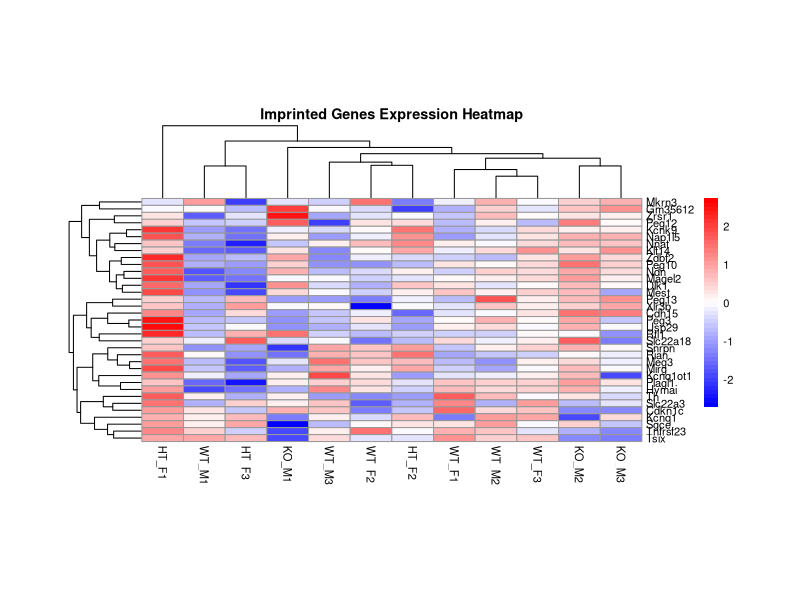

This figure's R source:
###############################################################################
# Author: Kylee Duczyminski
# About: This script will generate a heatmap for the 112 published imprinted genes
# in adult mice.
# Input: data/raw/HIP_RNA-TPM.xlsx
#        data/processed/HIP_RNA-AlSp_parentalASE_imprinting_analysis.csv
# Output: figures/HIP_RNA-TPM_heatmap_112_published_genes.pdf
###############################################################################

# Load libraries
library(tidyverse)
library(readxl)
library(pheatmap)
library(readr)
library(dplyr)

# Set working directory
setwd("/Users/kyleeduczyminski/Documents/Iwase-Lab/Kylee-Project")

# Load data
tpm <- read_excel("data/raw/HIP_RNA-TPM.xlsx")
imprinted_genes <- read_csv("data/processed/HIP_RNA-AlSp_parentalASE_imprinting_analysis.csv")

# Filter out genes that are not considered imprinted in the imprinted_genes dataset
imprinted_genes_filtered <- imprinted_genes %>%
  filter(Overall_Expression_Status != "Not Imprinted")

# If Gene_Name from imprinted_genes is present in tpm, then keep that row in tpm
tpm_imprinted <- tpm %>%
  filter(Gene_Name %in% imprinted_genes_filtered$Gene_Name)

# Select sample columns
old_names <- c("1_S245", "2_S246", "3_S247", "4_S248", "5_S249", "6_S250", 
               "7_S251", "8_S252", "9_S253", "10_S254", "11_S255", "12_S256")

new_names <- c("WT_F1", "HT_F1", "HT_F2", "KO_M3", "WT_M1", "WT_M2", 
               "HT_F3", "WT_F2", "WT_F3", "KO_M1", "WT_M3", "KO_M2")

# Rename columns manually
colnames(tpm_imprinted)[match(old_names, colnames(tpm_imprinted))] <- new_names

# Organize the columns by genotype and number: WT_M, WT_F, HT_F, KO_M
ordered_columns <- c("WT_M1", "WT_M2", "WT_M3", "WT_F1", "WT_F2", "WT_F3", 
                     "HT_F1", "HT_F2", "HT_F3", "KO_M1", "KO_M2", "KO_M3")
tpm_imprinted <- tpm_imprinted %>% select(Gene_Name, all_of(ordered_columns))

# Prepare data for heatmap
heatmap_data <- tpm_imprinted %>%
  column_to_rownames("Gene_Name") %>%
  as.matrix()

# # Replace any NA, NaN, or Inf values with 0
# heatmap_data[is.na(heatmap_data)] <- 0
# heatmap_data[is.infinite(heatmap_data)] <- 0

# Replace any 0s in tpm with a value of NA
heatmap_data[heatmap_data == 0] <- NA

# Log-transform TPM values
heatmap_data <- log2(heatmap_data)

# # Filter out genes with all zeros or mostly zeros
# heatmap_data <- heatmap_data[rowSums(heatmap_data) > 0, ]

# Change NA values to 0
heatmap_data[is.na(heatmap_data)] <- 0

# Remove rows with zero variance
heatmap_data <- heatmap_data[apply(heatmap_data, 1, var) != 0, ]

# Create heatmap
pdf("figures/published_imprinted_genes_heatmap.pdf", width = 12, height = 20)
pheatmap(heatmap_data,
         main = "Imprinted Genes Expression Heatmap",
         cluster_rows = TRUE,
         cluster_cols = TRUE,
         show_rownames = TRUE,
         show_colnames = TRUE,
         fontsize = 8,
         cellwidth = 30,
         cellheight = 5,
         color = colorRampPalette(c("blue", "white", "red"))(50),
         scale = "row")
dev.off()

# Heatmap that keeps the genes with zero expression at the bottom

# # Separate genes into two groups
# heatmap_data_nonzero <- heatmap_data[rowSums(heatmap_data) > 0, ]
# heatmap_data_zero <- heatmap_data[rowSums(heatmap_data) == 0, ]
# 
# # Combine them back
# heatmap_data_combined <- rbind(heatmap_data_nonzero, heatmap_data_zero)
# 
# # Create heatmap
# pheatmap(heatmap_data_combined,
#          main = "Imprinted Genes Expression Heatmap",
#          cluster_rows = FALSE,  # Disable clustering to keep groups separate
#          cluster_cols = FALSE,
#          show_rownames = TRUE,
#          show_colnames = TRUE,
#          fontsize = 6,
#          fontsize_row = 5,
#          cellwidth = 30,
#          cellheight = 2,
#          color = colorRampPalette(c("blue", "white", "red"))(50),
         # scale = "row")
